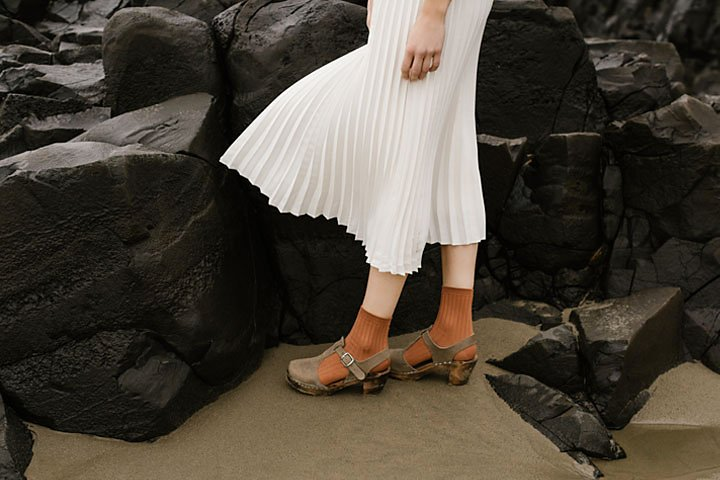
#> input picture Q-2/highlights_and_shadows.jpg, 720 x 480 px
$ python Q-2.py
#> lines starting #> are read from the running program, lines starting #| are printed output that depends on the picture
import cv2 as cv
import numpy as np
import matplotlib.pyplot as plt

img_orig = cv.imread('highlights_and_shadows.jpg', cv.IMREAD_COLOR)
#> img_orig is the input picture: shape (480, 720, 3); mean B, G, R 58.1, 68.6, 75.7
gamma = 2
table = np.array(
    [(i/255.0)**(gamma)*255.0 for i in np.arange(0, 256)]).astype('uint8')
img_gamma = cv.LUT(img_orig, table)
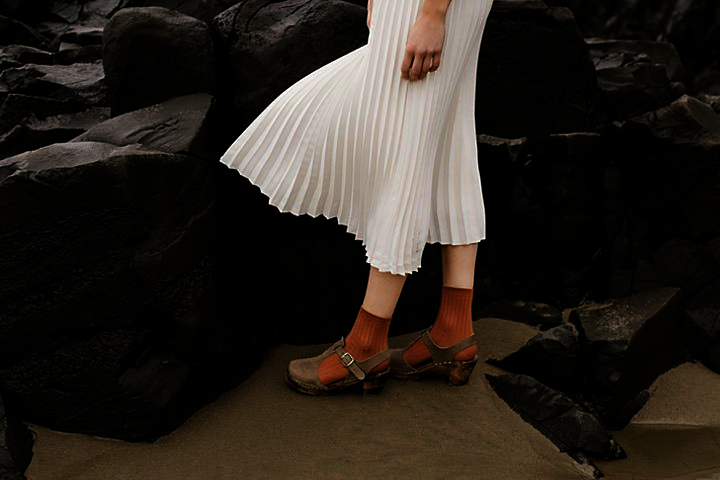
#> img_gamma: shape (480, 720, 3); mean B, G, R 28.7, 34.8, 41.1
img_orig = cv.cvtColor(img_orig, cv.COLOR_BGR2RGB)
img_gamma = cv.cvtColor(img_gamma, cv.COLOR_BGR2RGB)
f, axarr = plt.subplots(3, 2)
axarr[0, 0].imshow(img_orig)
axarr[0, 1].imshow(img_gamma)
color = ('b', 'g', 'r')
for i, c in enumerate(color):
    hist_orig = cv.calcHist([img_orig], [i], None, [256], [0, 256])
    axarr[1, 0].plot(hist_orig, color=c)
    hist_gamma = cv.calcHist([img_gamma], [i], None, [256], [0, 256])
    axarr[1, 1].plot(hist_gamma, color=c)
axarr[2, 0].plot(table)
axarr[2, 0].set_xlim(0, 255)
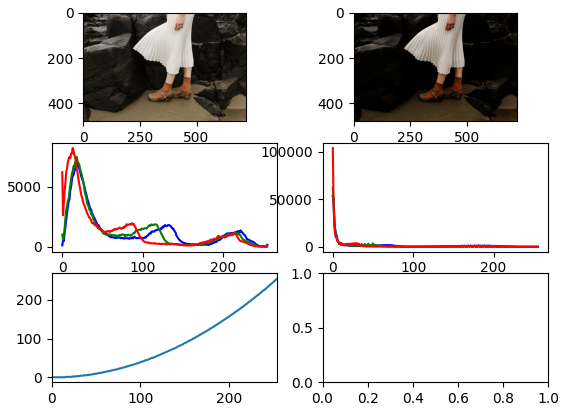
#> figure drawn by matplotlib, 5 panels; panel 3: curve peaks at x = 19, y = 7023; panel 3: curve peaks at x = 18, y = 7486; panel 3: curve peaks at x = 13, y = 8229; panel 4: curve peaks at x = 0, y = 53510
